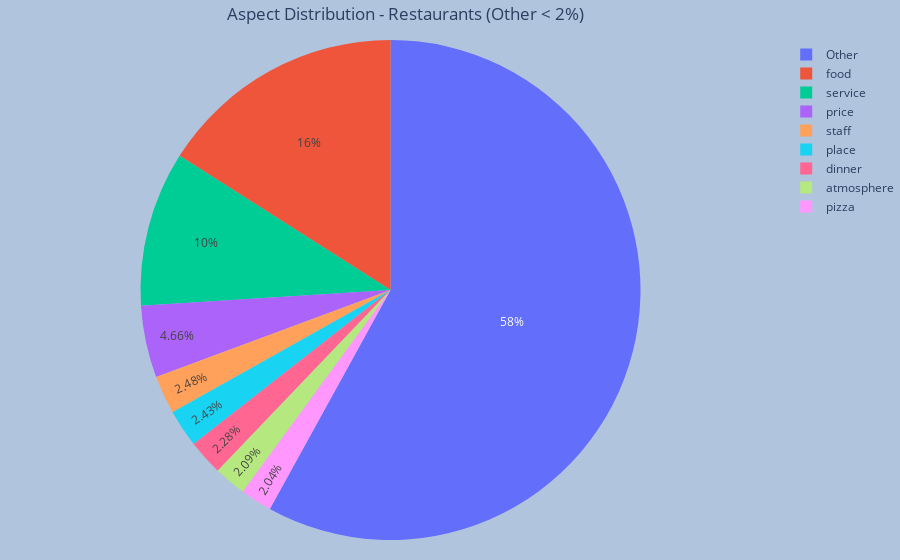

Notebook code for this chart:
### Code cell
aspect_dist("res", lemmas=False)

### Figure 1 — Plotly figure (JSON) as saved in the notebook; plotly's stock layout.template omitted (floating-point values rounded to 4 significant figures)
{"data": [{"domain": {"x": [0, 1], "y": [0, 1]}, "hovertemplate": "aspect=%{label}<br>count=%{value}<extra></extra>", "labels": ["Other", "food", "service", "price", "staff", "place", "dinner", "atmosphere", "pizza"], "legendgroup": "", "name": "", "showlegend": true, "textposition": "inside", "type": "pie", "values": [1194, 329, 206, 96, 51, 50, 47, 43, 42]}], "layout": {"legend": {"tracegroupgap": 0}, "margin": {"b": 20, "l": 10, "r": 1, "t": 40}, "paper_bgcolor": "LightSteelBlue", "title": {"text": "Aspect Distribution - Restaurants (Other < 2%)", "x": 0.45}}}
